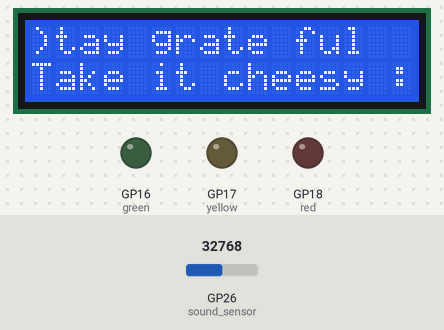
Bench run of a program on a simulated Raspberry Pi Pico running MicroPython. Shown: 16×2 character LCD, output pins drawn as LEDs (lit = HIGH). The inputs (shaded band) are chosen by the test bench; at power-on: GP26 (sound_sensor) = 32768 (analog values on the 0–65535 scale). Random numbers come from a fixed seed; library files of the repository ran but are not shown: pico_i2c_lcd.py; what the program prints to the serial console is not drawn.

Above: at 5.0 s.
At 8.3 s:
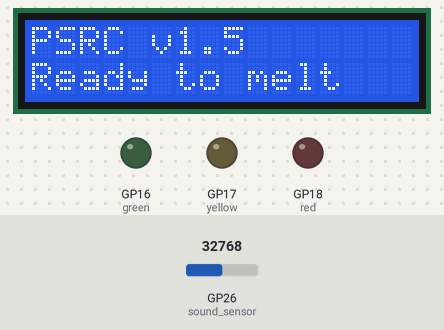
At 11.3 s:
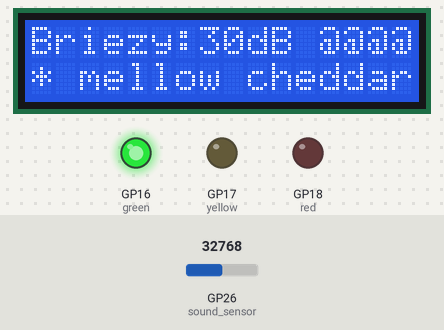
At 17.4 s:
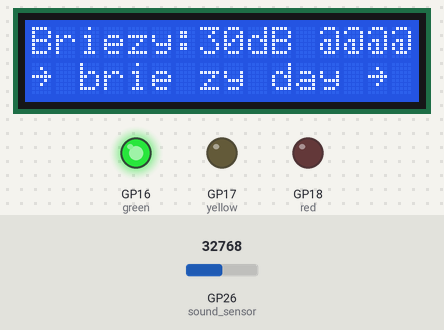
At 23.4 s:
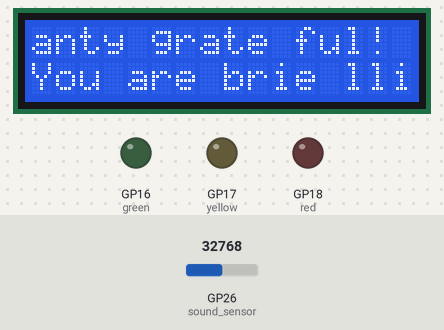
At 38.6 s:
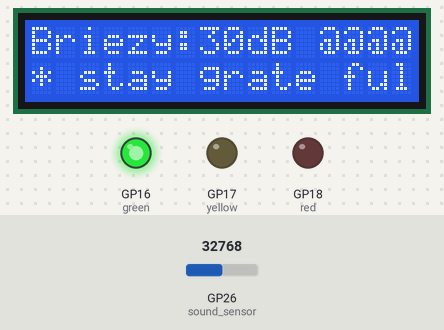
Timing chart, 0 to 40.0 s (numbered marks = the images above):
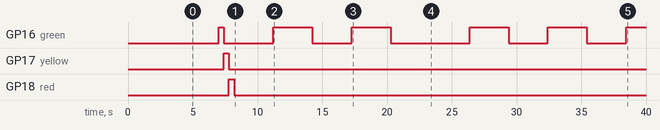

Measured:
- by itself, GP16 (green): HIGH → LOW at 7.4 s, → HIGH 3.8 s later, → LOW 3.0 s later, → HIGH 3.0 s later, … (10 changes in this stretch)
- what the display in image 0 shows lasts 2.0 s, from 5.0 s to 7.0 s
- what the display in image 2 shows lasts 2.9 s, from 11.3 s to 14.2 s

The program:

main_v2.py
```python
from machine import Pin, I2C, ADC
from time import sleep, ticks_ms
import random
import math

# === SOUND SENSOR ===
# Initialize the sound sensor on the Pico’s analog input GP26 (ADC0)
sound_sensor = ADC(26)

# === LED SETUP ===
# Assign each LED (green, yellow, red) to specific GPIO pins for visual sound-level feedback
green = Pin(16, Pin.OUT)
yellow = Pin(17, Pin.OUT)
red = Pin(18, Pin.OUT)

# === LCD SETUP ===
# Use hardware I2C on port 0, with SCL on GP9 and SDA on GP8
i2c = I2C(0, scl=Pin(9), sda=Pin(8), freq=400000)

# Scan I2C bus for devices — identifies if an LCD is connected
devices = i2c.scan()
lcd_exists = False

# If an I2C LCD is found, try to initialize it
if devices:
    lcd_address = devices[0]
    try:
        from pico_i2c_lcd import I2cLcd  # import LCD helper class

        lcd = I2cLcd(i2c, lcd_address, 2, 16)  # create 2x16 LCD object
        lcd_exists = True
        print("LCD initialized at", hex(lcd_address))
    except Exception as e:
        print("LCD library error:", e)
else:
    print("No LCD detected")

# === ICON DEFINITIONS ===
# These are small display symbols used to decorate messages
ICON_WHEEL = "@"
ICON_SLICE = "-"
ICON_DRIP = "~"
ICON_HEART = "\x7F"

# === STARTUP / WELCOME MESSAGES ===
welcome_messages = [
    "Sweet dreams",
    "are made of cheese",
    "Who am I to",
    "diss a brie?",
]

# === MESSAGE POOLS FOR EACH SOUND STATE ===
# Funny cheese-themed phrases corresponding to sound “mood”
cheese_messages = {
    "CALM": [
        "~ brie‑zy day ~",
        "* mellow cheddar *",
        "~ easy slice ~",
        "* stay grate‑ful *",
        "~ calm curd ~",
    ],
    "AGITATED": [
        "> getting melty <",
        "~ turning fondue ~",
        "* stir it up *",
        "~ cheesy tension ~",
        "> bubble & release <",
    ],
    "RELEASE": [
        "> full fondue! <",
        "~ let the brie flow ~",
        "* gooey relief *",
        "~ you’re goud‑a ~",
        "> release the rind <",
    ],
    "SILENT": [
        "* rest in rind *",
        "~ breathe n’ brie ~",
        "* hush the churn *",
        "~ quiet cheddar ~",
        "* be still curd *",
    ],
}

# Post message pool — shown after each reading
post_messages = {
    "CALM": [
        "Soft & centered",
        "Peace‑feta within",
        "Cheddar calm",
        "Creamy balance",
        "Goud‑a vibes",
    ],
    "AGITATED": [
        "It’s okay to melt",
        "Fondue & release",
        "Still grate‑ful",
        "Smooth again soon",
        "Cheese the moment",
    ],
    "RELEASE": [
        "That was legen‑dairy",
        "Melt complete",
        "Let it brie",
        "You are un‑brie‑lievable",
        "Full release",
    ],
    "SILENT": [
        "Quiet rind time",
        "Silence is goud‑a",
        "Rest that curd",
        "Just breathe",
        "Still cheese inside",
    ],
}

# === HELPER FUNCTIONS ===

# Turn off all LEDs
def reset_all_leds():
    green.off()
    yellow.off()
    red.off()

# LCD startup animation + initialization sequence
def show_startup():
    if not lcd_exists:
        return
    lcd.clear()
    for msg in welcome_messages:
        lcd.putstr(msg)
        sleep(1.2)
        lcd.clear()
    lcd.putstr("Stay grate‑ful")
    lcd.move_to(0, 1)
    lcd.putstr("Take it cheesy :)")
    sleep(2)
    lcd.clear()

    # Flash LEDs one by one
    for led in [green, yellow, red]:
        led.on()
        sleep(0.4)
        led.off()

    # Display ready message
    lcd.putstr("PSRC v1.5")
    lcd.move_to(0, 1)
    lcd.putstr("Ready to melt")
    sleep(2)
    lcd.clear()

# Display live sound readings on LCD in pseudo‑dB with icons
def show_reading(level, avg_value):
    if not lcd_exists:
        return
    lcd.clear()
    lcd.move_to(0, 0)

    # Approximate decibel conversion and scaling
    ref_level = 15000
    ratio = avg_value / ref_level if ref_level > 0 else 1
    if ratio <= 0:
        db_value = 0
    else:
        raw_db = 20 * math.log10(ratio)
        db_value = raw_db * 1.6 + 20  # scaling to fit display range
    db_value = int(max(0, min(db_value, 99)))  # clamp to 0–99 dB

    # Build simple “bar graph” for visual feedback
    bar_units = min(int(avg_value / 8000), 8)

    # Choose display label & symbol depending on level
    if level == "RELEASE":
        label = "Fondue"
        bar = ICON_DRIP * bar_units
    elif level == "AGITATED":
        label = "Melty"
        bar = ICON_SLICE * bar_units
    elif level == "CALM":
        label = "Briezy"
        bar = ICON_WHEEL * bar_units
    else:
        label = "Silent"
        bar = ""

    # Show the line and a random message underneath
    if level != "SILENT":
        lcd.putstr(f"{label}:{db_value:2d}dB {bar}"[:16])
    else:
        lcd.putstr("Silent curd")

    lcd.move_to(0, 1)
    msg = random.choice(cheese_messages[level])
    lcd.putstr(msg[:16])

# Show secondary message after reading phase
def show_post_message(level):
    if not lcd_exists:
        return
    lcd.clear()
    msg = random.choice(post_messages[level])

    # Split message across one or two lines depending on length
    words = msg.split()
    if len(words) <= 2:
        lcd.move_to((16 - len(msg)) // 2, 0)
        lcd.putstr(msg)
    else:
        half = len(words) // 2
        line1 = " ".join(words[:half])
        line2 = " ".join(words[half:])
        lcd.move_to((16 - len(line1)) // 2, 0)
        lcd.putstr(line1)
        lcd.move_to((16 - len(line2)) // 2, 1)
        lcd.putstr(line2)
    lcd.move_to(0, 0)
    lcd.putstr(ICON_WHEEL)
    sleep(3)
    lcd.clear()

# === STARTUP SEQUENCE ===
if lcd_exists:
    show_startup()

print("PSRC ready for use!.")
print("Green = Calm Brie | Yellow = Melty | Red = Full Fondue")
print("Stay grate‑ful.")

# === RUNTIME VARIABLES ===
sound_total = 0           # total of sound readings collected
samples = 0               # number of readings per interval
last_second = ticks_ms()  # used to time intervals
current_level = "SILENT"
session_count = 0
reading_phase = True
post_message_start = 0
cycle_count = 0

# === MAIN LOOP ===
# Continuously reads sound, computes average once per second, and reacts.
while True:
    current_time = ticks_ms()
    sound_total += sound_sensor.read_u16()  # add new reading (0–65535)
    samples += 1

    # Every 1 second: evaluate average sound to categorize level
    if reading_phase and (current_time - last_second > 1000):
        cycle_count += 1
        reset_all_leds()
        avg_sound = sound_total // samples
        sound_total = 0
        samples = 0

        print(f"\n--- SLICE {cycle_count} ---")
        print("Average sound:", avg_sound)

        # Determine which LED / “cheese mood” to show
        if avg_sound > 55000:
            red.on()
            current_level = "RELEASE"
        elif avg_sound > 40000:
            yellow.on()
            current_level = "AGITATED"
        elif avg_sound > 25000:
            green.on()
            current_level = "CALM"
        else:
            current_level = "SILENT"

        print("Cheese level:", current_level)

        if lcd_exists:
            show_reading(current_level, avg_sound)

        reading_phase = False  # move to post-message phase
        post_message_start = current_time
        if current_level != "SILENT":
            session_count += 1
        last_second = current_time

    # === POST-MESSAGE PHASE ===
    # After a few seconds, display closing / positive messages
    if not reading_phase and (current_time - post_message_start > 3000):
        reset_all_leds()
        if lcd_exists and current_level != "SILENT":
            show_post_message(current_level)
        elif lcd_exists:
            lcd.clear()
            lcd.putstr("Quiet curd stills")
            lcd.move_to(0, 1)
            lcd.putstr("Let it brie")
            sleep(2)
            lcd.clear()

        # Occasionally display an affirmation
        if lcd_exists and random.random() < 0.20:
            lcd.clear()
            lcd.putstr("Stay grate‑ful!")
            lcd.move_to(0, 1)
            lcd.putstr("You are brie‑lliant")
            sleep(3)
            lcd.clear()

        print(f"--- Slice {cycle_count} complete ---")
        reading_phase = True  # prepare for next reading cycle

    # Every 5 sound sessions, display a summary message
    if (
        session_count > 0
        and session_count % 5 == 0
        and reading_phase
        and lcd_exists
    ):
        lcd.clear()
        lcd.putstr("You’ve melted")
        lcd.move_to(0, 1)
        lcd.putstr(f"{session_count} times")
        sleep(2)
        lcd.clear()
        session_count += 1  # increment to avoid repeating same message

    sleep(0.01)  # small delay to reduce CPU load
```
